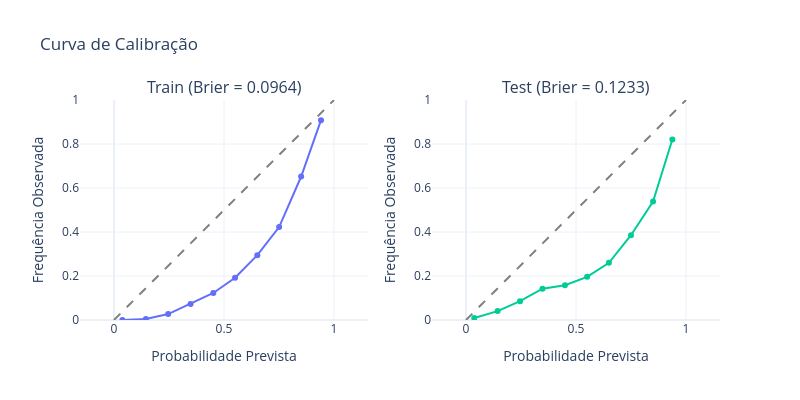

Write notebook code for a chart like this one.
### Markdown cell above
### Calibração

### Code cell
evaluator.plot_calibration(
    splits=["train",'test']
    )

### Figure 1 — Plotly figure (JSON) as saved in the notebook; plotly's stock layout.template omitted (floating-point values rounded to 4 significant figures)
{"data": [{"mode": "lines+markers", "name": "Modelo", "type": "scatter", "x": [0.03807, 0.1448, 0.2462, 0.3481, 0.4515, 0.5503, 0.6516, 0.7506, 0.8507, 0.941], "xaxis": "x", "y": [0.000285, 0.00503, 0.02703, 0.07306, 0.1228, 0.1918, 0.2946, 0.4224, 0.6522, 0.9085], "yaxis": "y"}, {"line": {"color": "grey", "dash": "dash"}, "mode": "lines", "showlegend": false, "type": "scatter", "x": [0, 1], "xaxis": "x", "y": [0, 1], "yaxis": "y"}, {"mode": "lines+markers", "name": "Modelo", "type": "scatter", "x": [0.03754, 0.1436, 0.2457, 0.3477, 0.4498, 0.5508, 0.6497, 0.7499, 0.8502, 0.938], "xaxis": "x2", "y": [0.008962, 0.04044, 0.08544, 0.1424, 0.1584, 0.1962, 0.2601, 0.3854, 0.5381, 0.8204], "yaxis": "y2"}, {"line": {"color": "grey", "dash": "dash"}, "mode": "lines", "showlegend": false, "type": "scatter", "x": [0, 1], "xaxis": "x2", "y": [0, 1], "yaxis": "y2"}], "layout": {"annotations": [{"font": {"size": 16}, "showarrow": false, "text": "Train (Brier = 0.0964)", "x": 0.225, "xanchor": "center", "xref": "paper", "y": 1, "yanchor": "bottom", "yref": "paper"}, {"font": {"size": 16}, "showarrow": false, "text": "Test (Brier = 0.1233)", "x": 0.775, "xanchor": "center", "xref": "paper", "y": 1, "yanchor": "bottom", "yref": "paper"}], "height": 400, "showlegend": false, "title": {"text": "Curva de Calibração"}, "width": 800, "xaxis": {"anchor": "y", "domain": [0, 0.45], "range": [0, 1], "title": {"text": "Probabilidade Prevista"}}, "xaxis2": {"anchor": "y2", "domain": [0.55, 1], "range": [0, 1], "title": {"text": "Probabilidade Prevista"}}, "yaxis": {"anchor": "x", "domain": [0, 1], "range": [0, 1], "scaleanchor": "x", "scaleratio": 1, "title": {"text": "Frequência Observada"}}, "yaxis2": {"anchor": "x2", "domain": [0, 1], "range": [0, 1], "scaleanchor": "x2", "scaleratio": 1, "title": {"text": "Frequência Observada"}}}}
